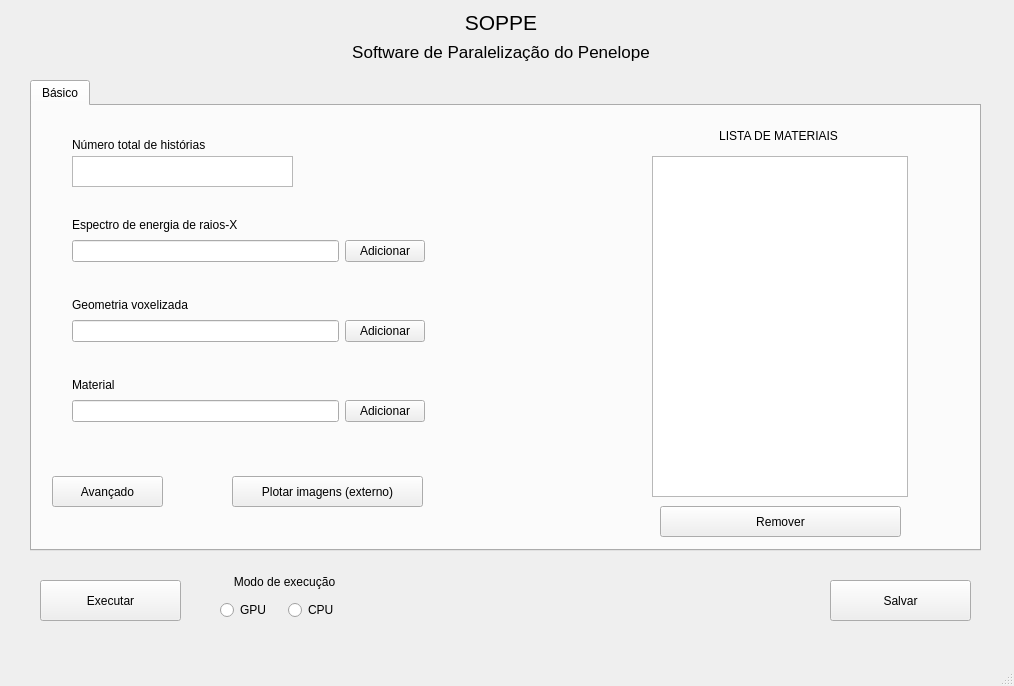
<?xml version="1.0" encoding="UTF-8"?>
<ui version="4.0">
 <class>MainSoppe</class>
 <widget class="QMainWindow" name="MainSoppe">
  <property name="geometry">
   <rect>
    <x>0</x>
    <y>0</y>
    <width>1014</width>
    <height>686</height>
   </rect>
  </property>
  <property name="windowTitle">
   <string>MainSoppe</string>
  </property>
  <widget class="QWidget" name="centralwidget">
   <widget class="QTabWidget" name="tabWidget">
    <property name="geometry">
     <rect>
      <x>30</x>
      <y>80</y>
      <width>951</width>
      <height>471</height>
     </rect>
    </property>
    <property name="currentIndex">
     <number>0</number>
    </property>
    <widget class="QWidget" name="tab_general">
     <attribute name="title">
      <string>Básico</string>
     </attribute>
     <widget class="QLabel" name="label_3">
      <property name="geometry">
       <rect>
        <x>40</x>
        <y>30</y>
        <width>231</width>
        <height>17</height>
       </rect>
      </property>
      <property name="text">
       <string>Número total de histórias</string>
      </property>
     </widget>
     <widget class="QLabel" name="label_4">
      <property name="geometry">
       <rect>
        <x>40</x>
        <y>110</y>
        <width>231</width>
        <height>17</height>
       </rect>
      </property>
      <property name="text">
       <string>Espectro de energia de raios-X</string>
      </property>
     </widget>
     <widget class="QLabel" name="label_5">
      <property name="geometry">
       <rect>
        <x>40</x>
        <y>190</y>
        <width>231</width>
        <height>17</height>
       </rect>
      </property>
      <property name="text">
       <string>Geometria voxelizada</string>
      </property>
     </widget>
     <widget class="QLabel" name="label_6">
      <property name="geometry">
       <rect>
        <x>40</x>
        <y>270</y>
        <width>231</width>
        <height>17</height>
       </rect>
      </property>
      <property name="text">
       <string>Material</string>
      </property>
     </widget>
     <widget class="QListWidget" name="listWidget_material_lista_basico">
      <property name="geometry">
       <rect>
        <x>620</x>
        <y>50</y>
        <width>256</width>
        <height>341</height>
       </rect>
      </property>
     </widget>
     <widget class="QLabel" name="label_7">
      <property name="geometry">
       <rect>
        <x>626</x>
        <y>20</y>
        <width>241</width>
        <height>20</height>
       </rect>
      </property>
      <property name="text">
       <string>LISTA DE MATERIAIS</string>
      </property>
      <property name="alignment">
       <set>Qt::AlignCenter</set>
      </property>
     </widget>
     <widget class="QPushButton" name="btn_avancado">
      <property name="geometry">
       <rect>
        <x>20</x>
        <y>370</y>
        <width>111</width>
        <height>31</height>
       </rect>
      </property>
      <property name="text">
       <string>Avançado</string>
      </property>
     </widget>
     <widget class="QWidget" name="layoutWidget">
      <property name="geometry">
       <rect>
        <x>40</x>
        <y>130</y>
        <width>353</width>
        <height>31</height>
       </rect>
      </property>
      <layout class="QHBoxLayout" name="horizontalLayout">
       <item>
        <widget class="QLineEdit" name="field_fonteEnergia_basico"/>
       </item>
       <item>
        <widget class="QPushButton" name="pushButton_fonteEnergia_basico">
         <property name="text">
          <string>Adicionar</string>
         </property>
        </widget>
       </item>
      </layout>
     </widget>
     <widget class="QWidget" name="layoutWidget">
      <property name="geometry">
       <rect>
        <x>40</x>
        <y>210</y>
        <width>353</width>
        <height>31</height>
       </rect>
      </property>
      <layout class="QHBoxLayout" name="horizontalLayout_2">
       <item>
        <widget class="QLineEdit" name="field_geometria_basico"/>
       </item>
       <item>
        <widget class="QPushButton" name="pushButton_geometria_basico">
         <property name="text">
          <string>Adicionar</string>
         </property>
        </widget>
       </item>
      </layout>
     </widget>
     <widget class="QWidget" name="layoutWidget">
      <property name="geometry">
       <rect>
        <x>40</x>
        <y>290</y>
        <width>353</width>
        <height>31</height>
       </rect>
      </property>
      <layout class="QHBoxLayout" name="horizontalLayout_3">
       <item>
        <widget class="QLineEdit" name="field_material_basico"/>
       </item>
       <item>
        <widget class="QPushButton" name="pushButton_material_basico">
         <property name="text">
          <string>Adicionar</string>
         </property>
        </widget>
       </item>
      </layout>
     </widget>
     <widget class="QTextEdit" name="textEdit_num_historia_basico">
      <property name="geometry">
       <rect>
        <x>40</x>
        <y>50</y>
        <width>221</width>
        <height>31</height>
       </rect>
      </property>
     </widget>
     <widget class="QPushButton" name="pushButton_remover_material">
      <property name="geometry">
       <rect>
        <x>628</x>
        <y>400</y>
        <width>241</width>
        <height>31</height>
       </rect>
      </property>
      <property name="text">
       <string>Remover</string>
      </property>
     </widget>
     <widget class="QPushButton" name="btn_plot_externo">
      <property name="geometry">
       <rect>
        <x>200</x>
        <y>370</y>
        <width>191</width>
        <height>31</height>
       </rect>
      </property>
      <property name="text">
       <string>Plotar imagens (externo)</string>
      </property>
     </widget>
    </widget>
   </widget>
   <widget class="QPushButton" name="btn_salvar">
    <property name="geometry">
     <rect>
      <x>830</x>
      <y>580</y>
      <width>141</width>
      <height>41</height>
     </rect>
    </property>
    <property name="text">
     <string>Salvar</string>
    </property>
   </widget>
   <widget class="QPushButton" name="btn_executar">
    <property name="geometry">
     <rect>
      <x>40</x>
      <y>580</y>
      <width>141</width>
      <height>41</height>
     </rect>
    </property>
    <property name="text">
     <string>Executar</string>
    </property>
   </widget>
   <widget class="QWidget" name="layoutWidget">
    <property name="geometry">
     <rect>
      <x>350</x>
      <y>10</y>
      <width>302</width>
      <height>52</height>
     </rect>
    </property>
    <layout class="QVBoxLayout" name="verticalLayout">
     <item>
      <widget class="QLabel" name="label">
       <property name="font">
        <font>
         <pointsize>16</pointsize>
        </font>
       </property>
       <property name="text">
        <string>SOPPE</string>
       </property>
       <property name="alignment">
        <set>Qt::AlignCenter</set>
       </property>
      </widget>
     </item>
     <item>
      <widget class="QLabel" name="label_2">
       <property name="font">
        <font>
         <pointsize>13</pointsize>
        </font>
       </property>
       <property name="text">
        <string>Software de Paralelização do Penelope</string>
       </property>
       <property name="alignment">
        <set>Qt::AlignCenter</set>
       </property>
      </widget>
     </item>
    </layout>
   </widget>
   <widget class="QWidget" name="layoutWidget">
    <property name="geometry">
     <rect>
      <x>220</x>
      <y>570</y>
      <width>129</width>
      <height>50</height>
     </rect>
    </property>
    <layout class="QVBoxLayout" name="verticalLayout_2">
     <item>
      <widget class="QLabel" name="label_8">
       <property name="text">
        <string>Modo de execução</string>
       </property>
       <property name="alignment">
        <set>Qt::AlignCenter</set>
       </property>
      </widget>
     </item>
     <item>
      <layout class="QHBoxLayout" name="horizontalLayout_4">
       <item>
        <widget class="QRadioButton" name="radioButton_modo_gpu">
         <property name="text">
          <string>GPU</string>
         </property>
        </widget>
       </item>
       <item>
        <widget class="QRadioButton" name="radioButton_modo_cpu">
         <property name="text">
          <string>CPU</string>
         </property>
        </widget>
       </item>
      </layout>
     </item>
    </layout>
   </widget>
  </widget>
  <widget class="QMenuBar" name="menubar">
   <property name="geometry">
    <rect>
     <x>0</x>
     <y>0</y>
     <width>1014</width>
     <height>22</height>
    </rect>
   </property>
  </widget>
  <widget class="QStatusBar" name="statusbar"/>
 </widget>
 <resources/>
 <connections/>
</ui>
